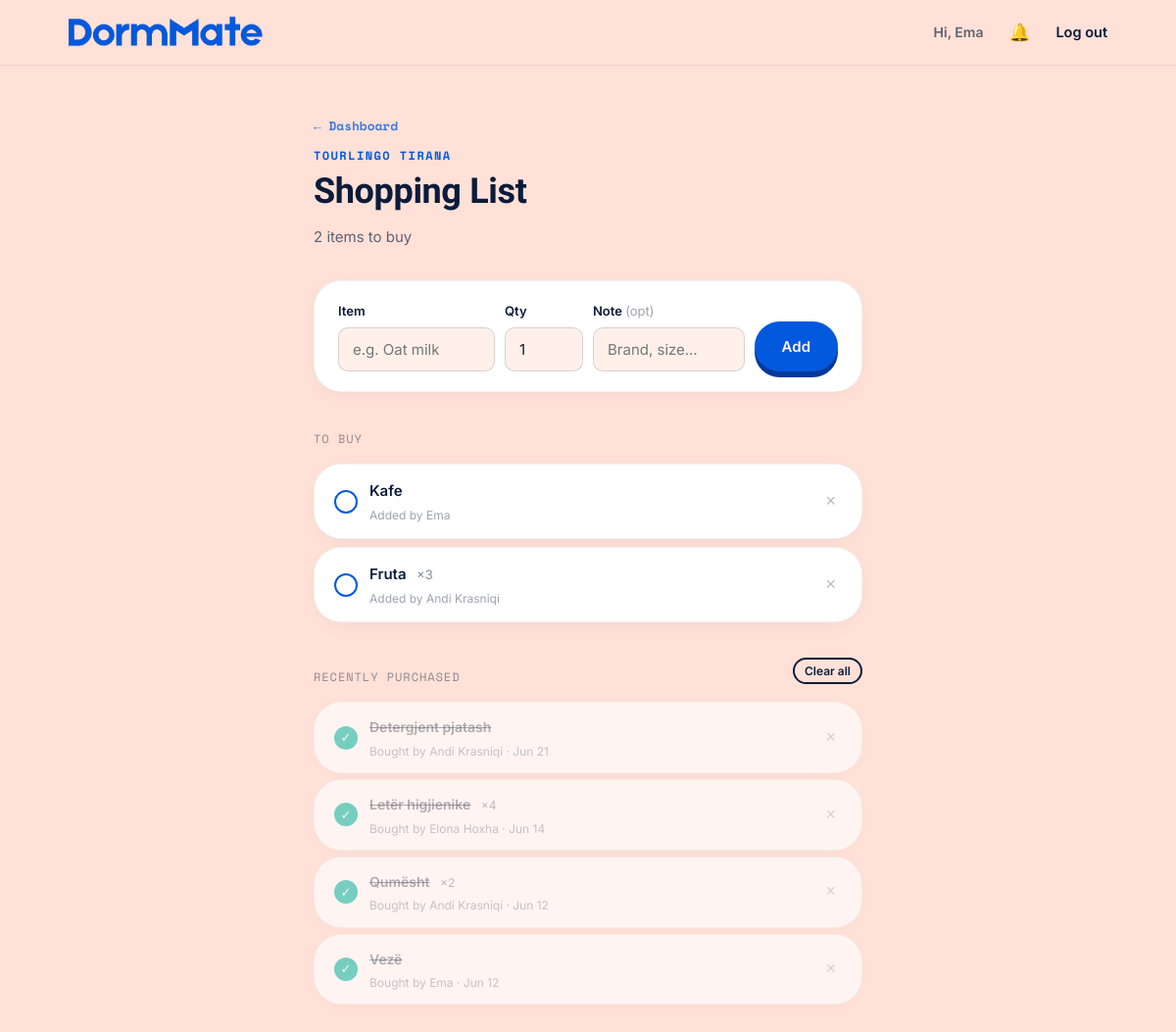
The app's page /household/3/shopping (signed in) with its own data.
### models/user.py (models this page shows, shortened)
class User(db.Model):
    __tablename__ = "users"
    id = db.Column(db.Integer, primary_key=True)
    name = db.Column(db.String(80), nullable=False)
    email = db.Column(db.String(120), unique=True, nullable=False, index=True)
    password_hash = db.Column(db.String(255), nullable=False)
    avatar_url = db.Column(db.String(255), nullable=True)
    room_number = db.Column(db.String(20), nullable=True)
    created_at = db.Column(db.DateTime, default=datetime.utcnow)
    memberships = db.relationship(
        "Membership", back_populates="user", cascade="all, delete-orphan"
    )

### models/household.py (models this page shows, shortened)
class Household(db.Model):
    __tablename__ = "households"
    id = db.Column(db.Integer, primary_key=True)
    name = db.Column(db.String(120), nullable=False)
    invite_code = db.Column(db.String(12), unique=True, nullable=False, index=True)
    created_at = db.Column(db.DateTime, default=datetime.utcnow)
    memberships = db.relationship(
        "Membership", back_populates="household", cascade="all, delete-orphan"
    )

### models/shopping_item.py (models this page shows, shortened)
class ShoppingItem(db.Model):
    __tablename__ = "shopping_items"
    id = db.Column(db.Integer, primary_key=True)
    household_id = db.Column(db.Integer, db.ForeignKey("households.id"), nullable=False, index=True)
    added_by = db.Column(db.Integer, db.ForeignKey("users.id"), nullable=False)
    title = db.Column(db.String(200), nullable=False)
    quantity = db.Column(db.Integer, default=1, nullable=False)
    note = db.Column(db.String(255), nullable=True)
    is_purchased = db.Column(db.Boolean, default=False, nullable=False)
    purchased_by = db.Column(db.Integer, db.ForeignKey("users.id"), nullable=True)
    purchased_at = db.Column(db.DateTime, nullable=True)
    expense_id = db.Column(db.Integer, db.ForeignKey("expenses.id"), nullable=True)
    created_at = db.Column(db.DateTime, default=datetime.utcnow)
    household = db.relationship("Household", backref=db.backref("shopping_items", lazy="dynamic"))
    adder = db.relationship("User", foreign_keys=[added_by], backref=db.backref("added_items", lazy="dynamic"))
    buyer = db.relationship("User", foreign_keys=[purchased_by], backref=db.backref("purchased_items", lazy="dynamic"))
    expense = db.relationship("Expense", backref=db.backref("shopping_items", lazy="dynamic"))

### routes/shopping.py (the view)
@shopping_bp.route("/household/<int:household_id>/shopping")
@login_required
def shopping_list(household_id):
    membership = _get_membership(household_id)
    if not membership:
        return redirect(url_for("household.choose"))
    household = membership.household
    pending = (
        ShoppingItem.query
        .filter_by(household_id=household_id, is_purchased=False)
        .order_by(ShoppingItem.created_at.asc())
        .all()
    )
    purchased = (
        ShoppingItem.query
        .filter_by(household_id=household_id, is_purchased=True)
        .order_by(ShoppingItem.purchased_at.desc())
        .limit(20)
        .all()
    )
    linkable_expenses = (
        Expense.query
        .filter_by(household_id=household_id)
        .order_by(Expense.date.desc())
        .limit(20)
        .all()
    )
    return render_template(
        "shopping/list.html",
        household=household,
        membership=membership,
        pending=pending,
        purchased=purchased,
        linkable_expenses=linkable_expenses,
    )

### routes/shopping.py (called while the page is built)
def _get_membership(household_id):
    m = Membership.query.filter_by(user_id=g.user.id, household_id=household_id).first()
    if not m:
        flash("You're not a member of that household.", "error")
    return m

### utils.py (called while the page is built)
def login_required(view):
    @wraps(view)
    def wrapped_view(*args, **kwargs):
        if g.get("user") is None:
            flash("Log in to continue.", "error")
            return redirect(url_for("auth.login"))
        return view(*args, **kwargs)
    return wrapped_view

### templates/shopping/list.html (shortened to what this page needs)
{% extends "layout.html" %}
{% block content %}
<div class="page-shell page-shell--narrow">
  <div class="page-head reveal is-visible">
    <a href="{{ url_for('household.dashboard', household_id=household.id) }}" class="notif-back-link">← Dashboard</a>
    <p class="eyebrow">{{ household.name }}</p>
    <h1>Shopping List</h1>
    <p class="page-head__sub">{{ pending|length }} item{{ 's' if pending|length != 1 }} to buy</p>
  </div>
  <div class="card reveal is-visible" style="padding:20px 24px;margin-bottom:20px;">
    <form method="POST" action="{{ url_for('shopping.add_item', household_id=household.id) }}"
          style="display:flex;gap:10px;align-items:flex-end;flex-wrap:wrap;">
      <div class="form-group" style="flex:2;min-width:160px;margin-bottom:0;">
        <label class="form-label">Item</label>
        <input type="text" name="title" class="form-input" placeholder="e.g. Oat milk" required>
      </div>
      <div class="form-group" style="width:80px;margin-bottom:0;">
        <label class="form-label">Qty</label>
        <input type="number" name="quantity" class="form-input" value="1" min="1">
      </div>
      <div class="form-group" style="flex:2;min-width:140px;margin-bottom:0;">
        <label class="form-label">Note <span style="font-weight:400;color:rgba(11,27,58,0.4);">(opt)</span></label>
        <input type="text" name="note" class="form-input" placeholder="Brand, size…">
      </div>
      <button type="submit" class="btn btn--primary" style="flex-shrink:0;">Add</button>
    </form>
  </div>
  {% if pending %}
  <p class="member-list__heading reveal is-visible" style="margin-bottom:10px;">TO BUY</p>
  {% for item in pending %}
  <div class="card reveal is-visible" style="padding:14px 20px;margin-bottom:8px;display:flex;align-items:center;gap:12px;">
    <form method="POST" action="{{ url_for('shopping.mark_purchased', household_id=household.id, item_id=item.id) }}" style="flex-shrink:0;">
      <button type="submit" style="width:24px;height:24px;border-radius:50%;border:2px solid var(--blue);background:none;cursor:pointer;display:flex;align-items:center;justify-content:center;" title="Mark purchased"></button>
    </form>
    <div style="flex:1;">
      <span style="font-weight:600;font-size:15px;">{{ item.title }}</span>
      {% if item.quantity > 1 %}<span style="font-size:13px;color:rgba(11,27,58,0.5);margin-left:6px;">×{{ item.quantity }}</span>{% endif %}
      <p style="font-size:12px;color:rgba(11,27,58,0.4);margin:2px 0 0;">Added by {{ item.adder.name }}</p>
    </div>
    <form method="POST" action="{{ url_for('shopping.delete_item', household_id=household.id, item_id=item.id) }}"
          onsubmit="return confirm('Remove this item?')">
      <button type="submit" style="background:none;border:none;cursor:pointer;color:rgba(11,27,58,0.3);font-size:18px;line-height:1;" title="Remove">×</button>
    </form>
  </div>
  {% endfor %}
  {% else %}
  <div class="empty-state reveal is-visible">
    <p>List is empty — go wild 🛒</p>
  </div>
  {% endif %}
  {% if purchased %}
  <div style="margin-top:28px;" class="reveal is-visible">
    <div style="display:flex;align-items:center;justify-content:space-between;margin-bottom:10px;">
      <p class="member-list__heading" style="margin:0;">RECENTLY PURCHASED</p>
      <form method="POST" action="{{ url_for('shopping.clear_purchased', household_id=household.id) }}"
            onsubmit="return confirm('Clear all purchased items?')">
        <button type="submit" class="btn btn--ghost" style="font-size:12px;padding:4px 10px;">Clear all</button>
      </form>
    </div>
    {% for item in purchased %}
    <div class="card reveal is-visible" style="padding:12px 20px;margin-bottom:6px;display:flex;align-items:center;gap:12px;opacity:0.65;">
      <form method="POST" action="{{ url_for('shopping.mark_purchased', household_id=household.id, item_id=item.id) }}" style="flex-shrink:0;">
        <button type="submit" style="width:24px;height:24px;border-radius:50%;border:2px solid #2EC4B6;background:#2EC4B6;cursor:pointer;display:flex;align-items:center;justify-content:center;color:#fff;font-size:13px;" title="Unmark">✓</button>
      </form>
      <div style="flex:1;">
        <span style="font-weight:600;font-size:14px;text-decoration:line-through;color:rgba(11,27,58,0.5);">{{ item.title }}</span>
        {% if item.quantity > 1 %}<span style="font-size:12px;color:rgba(11,27,58,0.4);margin-left:6px;">×{{ item.quantity }}</span>{% endif %}
        <p style="font-size:12px;color:rgba(11,27,58,0.35);margin:2px 0 0;">
          Bought by {{ item.buyer.name if item.buyer else '?' }}
          {% if item.purchased_at %}· {{ item.purchased_at.strftime('%b %d') }}{% endif %}
        </p>
      </div>
      <form method="POST" action="{{ url_for('shopping.delete_item', household_id=household.id, item_id=item.id) }}">
        <button type="submit" style="background:none;border:none;cursor:pointer;color:rgba(11,27,58,0.25);font-size:18px;line-height:1;">×</button>
      </form>
    </div>
    {% endfor %}
  </div>
  {% endif %}
</div>
{% endblock %}

### templates/layout.html (shortened to what this page needs)
<!DOCTYPE html>
<html lang="en">
<head>
  <link rel="stylesheet" href="{{ url_for('static', filename='css/style.css') }}">
</head>
<body class="app-body">
  <header class="nav">
    <div class="nav__inner">
      <a href="{{ url_for('index') }}" class="nav__brand">
        <img src="{{ url_for('static', filename='images/logo.png') }}" alt="DormMate logo" class="nav__logo">
      </a>
      <nav class="nav__links">
        {% if current_user %}
          <span class="nav__user">Hi, {{ current_user.name }}</span>
          <a href="{{ url_for('notifications.feed') }}" class="nav__notif-btn" title="Notifications">
            🔔
          </a>
          <a href="{{ url_for('auth.logout') }}">Log out</a>
        {% else %}
          <a href="{{ url_for('auth.login') }}">Log in</a>
          <a href="{{ url_for('auth.signup') }}" class="btn btn--primary nav__cta">Get started</a>
        {% endif %}
      </nav>
    </div>
  </header>
  <main class="app-main">
    {% block content %}{% endblock %}
  </main>
</body>
</html>

### records on screen
User: name "Ema"
Household: name "TOURLINGO TIRANA"
ShoppingItem: title "Kafe", adder.name "Ema"
ShoppingItem: title "Fruta", quantity "3", adder.name "Andi Krasniqi"
ShoppingItem: title "Detergjent pjatash", buyer "Andi Krasniqi", purchased_at "Jun 21"
ShoppingItem: title "Letër higjienike", quantity "4", buyer "Elona Hoxha", purchased_at "Jun 14"
ShoppingItem: title "Qumësht", quantity "2", buyer "Andi Krasniqi", purchased_at "Jun 12"
ShoppingItem: title "Vezë", buyer "Ema", purchased_at "Jun 12"

### other values on screen
{{ pending|length }} "2"
{{ 's' if pending|length != 1 }} "s"
